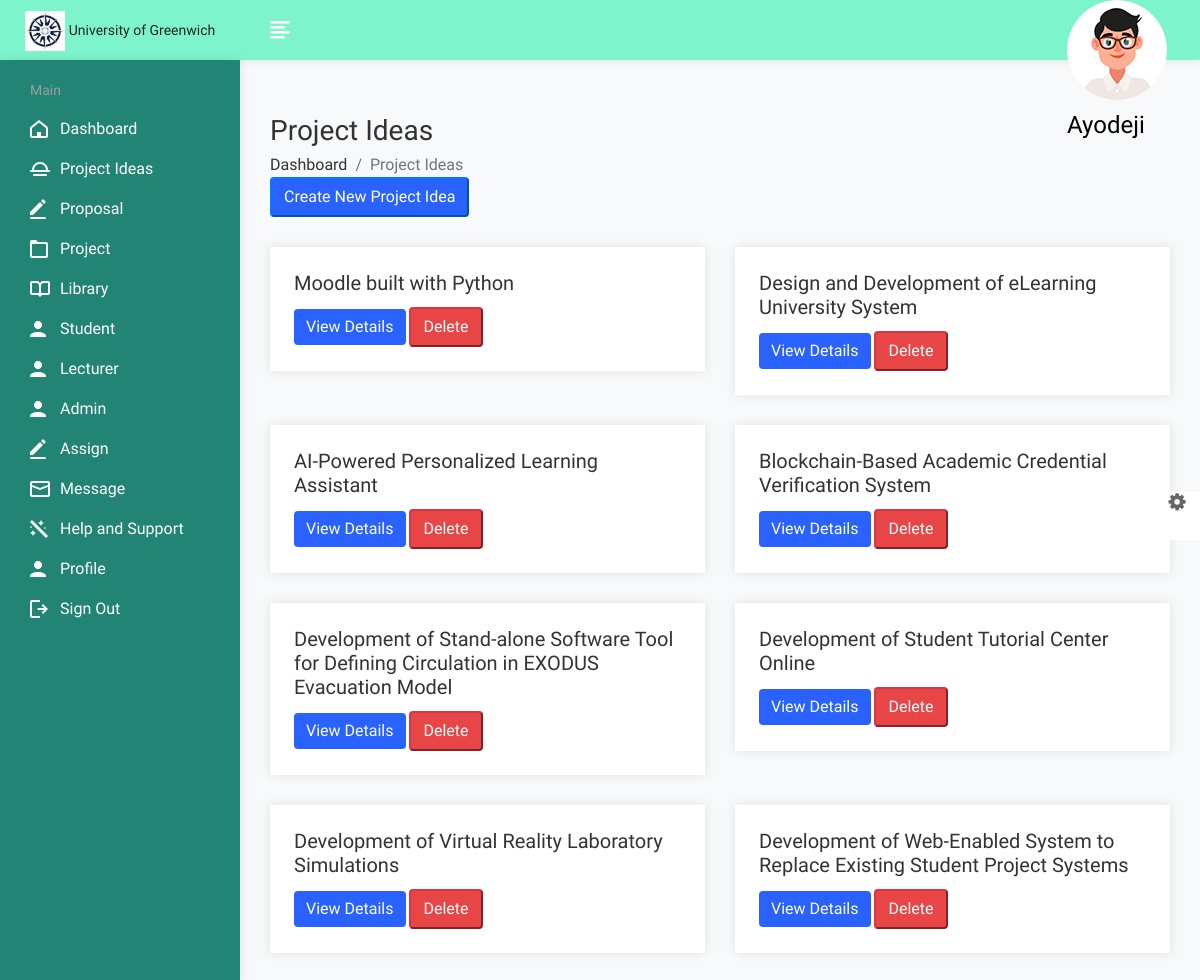
The page /admin/idea.php (signed in) on the database its author committed.
### tables this page shows
CREATE TABLE `project_ideas` (
  `id` int(11) NOT NULL,
  `lid` int(11) NOT NULL,
  `project_title` varchar(255) NOT NULL,
  `description` varchar(5096) NOT NULL,
  `keywords` varchar(255) NOT NULL,
  `programmes` varchar(255) NOT NULL,
  `overview` varchar(5096) NOT NULL,
  `objectives` varchar(5096) NOT NULL
);

### admin/idea.php (the view, shortened to what this page needs)
<?php
require("config.php");
$projectQuery = "SELECT project_title, id FROM project_ideas ";
$projectResult = mysqli_query($con, $projectQuery);
?>
<!DOCTYPE html>
<html lang="en">
<head>
    <link rel="stylesheet" href="assets/css/bootstrap.min.css">
    <link rel="stylesheet" href="assets/css/font-awesome.min.css">
    <link rel="stylesheet" href="assets/css/feathericon.min.css">
    <link rel="stylesheet" href="assets/plugins/morris/morris.css">
    <link rel="stylesheet" href="assets/css/style.css">
</head>
<body>
    <div class="main-wrapper">
        <?php include("header.php"); ?>
        <div class="page-wrapper">
            <div class="content container-fluid">
                <div class="page-header">
                    <div class="row">
                        <div class="col-sm-12">
                            <h3 class="page-title">Project Ideas</h3>
                            <ul class="breadcrumb">
                                <li class="breadcrumb-item"><a href="dashboard.php">Dashboard</a></li>
                                <li class="breadcrumb-item active">Project Ideas</li>
                            </ul>
                        </div>
                    </div>
<button type="button" class="btn btn-primary float-end" data-bs-toggle="modal" data-bs-target="#newProjectIdeaModal" >
    Create New Project Idea
</button>
                </div>
<div class="row">
<?php while ($projectRow = mysqli_fetch_assoc($projectResult)) { ?>
    <div class="col-md-6">
        <div class="card">
            <div class="card-body">
                <?php
                $projectTitle = isset($projectRow['project_title']) ? $projectRow['project_title'] : 'Untitled Project';
                ?>
                <h5 class="card-title"><?php echo $projectTitle; ?></h5>
                <a href="#" class="btn btn-primary view-details-btn" data-toggle="modal" data-target="#projectDetailsModal" data-project-id="<?php echo $projectRow['id']; ?>" data-project-title="<?php echo $projectTitle; ?>">View Details</a>
                <button class="btn btn-danger delete-btn" data-toggle="modal" data-target="#deleteConfirmationModal" data-project-id="<?php echo $projectRow['id']; ?>">Delete</button>
            </div>
        </div>
    </div>
<?php } ?>
</div>
    </div>
</body>
</html>

### admin/header.php (shortened to what this page needs)
<?php
require("config.php");
$query = "SELECT firstname FROM admin WHERE aid = '{$_SESSION['aid']}'";
$result = mysqli_query($con, $query);
if ($result && mysqli_num_rows($result) > 0) {
    $row = mysqli_fetch_assoc($result);
    $firstName = $row['firstname'];
} else {
    $firstName = 'Unknown';
}
?>
<div class="header">
    <div class="header-left">
        <a href="dashboard.php" class="logo">
            <img src="assets/img/logo.jpg" alt="Logo" width="30" height="50">
            <span style="font-size: 14px;">University of Greenwich</span>
        </a>
    </div>
    <a href="javascript:void(0);" id="toggle_btn">
        <i class="fe fe-text-align-left"></i>
    </a>
    <ul class="nav sid-menu">
        <li class="nav-item dropdown app-dropdown">
            <a href="#" class="dropdown-toggle nav-link" data-toggle="dropdown">
                <span class="sid-img"><img class="rounded-circle" src="assets/img/profiles/avatar-01.png" alt="Ryan Taylor"></span>
                <h4 style="color:black;margin-top:13px;text-transform:capitalize;"><?php echo $firstName; ?></h4>
            </a>
        </li>
    </ul>
</div>
            </div>
            <div class="sidebar" id="sidebar">
                <div class="sidebar-inner slimscroll">
					<div id="sidebar-menu" class="sidebar-menu">
						<ul>
							<li class="menu-title">
								<span>Main</span>
							</li>
							<li>
							<a href="dashboard.php"><i class="fe fe-home"></i> <span>Dashboard</span></a>
                            <a href="idea.php"><i class="fe fe-sunrise"></i> <span>Project Ideas</span></a>
<a href="proposal.php"><i class="fe fe-edit"></i> <span>Proposal</span></a>
<a href="project.php"><i class="fe fe-folder"></i> <span>Project</span></a>
<a href="library.php"><i class="fe fe-book"></i> <span>Library</span></a>
<a href="student.php"><i class="fe fe-sid"></i> <span>Student</span></a>
<a href="lecturer.php"><i class="fe fe-sid"></i> <span>Lecturer</span></a>
<a href="admin.php"><i class="fe fe-sid"></i> <span>Admin</span></a>
<a href="assign.php"><i class="fe fe-edit"></i> <span>Assign</span></a>
<a href="message.php"><i class="fe fe-mail"></i> <span>Message</span></a>
<a href="help.php"><i class="fe fe-magic"></i> <span>Help and Support</span></a>
<a href="profile.php"><i class="fe fe-sid"></i> <span>Profile</span></a>
<a href="logout.php"><i class="fe fe-logout"></i> <span>Sign Out</span></a>
							</li>
						</ul>
					</div>
                </div>
            </div>

### admin/header.php (style rules this page uses)
.nav.sid-menu { display: flex; flex-direction: row-reverse; align-items: center; margin-right: 15px; height: 50px; }
.nav.sid-menu li { order: -1; margin-left: 10px; }
.nav.sid-menu h4 { color: white; margin-right: 10px; text-transform: capitalize; line-height: 1; }

### rows shown on the page
project_ideas: project_title "Moodle built with Python"
project_ideas: project_title "Design and Development of eLearning University System"
project_ideas: project_title "AI-Powered Personalized Learning Assistant"
project_ideas: project_title "Blockchain-Based Academic Credential Verification System"
project_ideas: project_title "Development of Stand-alone Software Tool for Defining Circulation in EXODUS Evacuation Model"
project_ideas: project_title "Development of Student Tutorial Center Online"
project_ideas: project_title "Development of Virtual Reality Laboratory Simulations"
project_ideas: project_title "Development of Web-Enabled System to Replace Existing Student Project Systems"

### other values the page prints
$firstName "Ayodeji"
